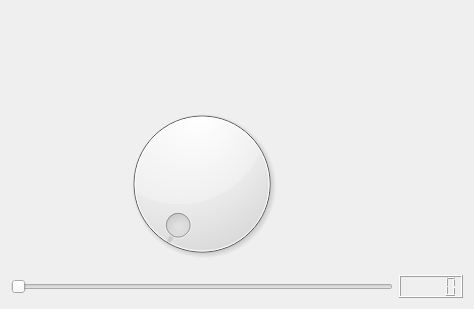
<?xml version="1.0" encoding="UTF-8"?>
<ui version="4.0">
 <class>CMakeQt</class>
 <widget class="QDialog" name="CMakeQt">
  <property name="geometry">
   <rect>
    <x>0</x>
    <y>0</y>
    <width>474</width>
    <height>309</height>
   </rect>
  </property>
  <property name="windowTitle">
   <string>CMakeQt</string>
  </property>
  <layout class="QGridLayout" name="gridLayout">
   <item row="4" column="1">
    <widget class="QLCDNumber" name="lcdNumber"/>
   </item>
   <item row="0" column="0" colspan="2">
    <widget class="QLabel" name="label">
     <property name="text">
      <string/>
     </property>
    </widget>
   </item>
   <item row="4" column="0">
    <widget class="QSlider" name="horizontalSlider">
     <property name="orientation">
      <enum>Qt::Horizontal</enum>
     </property>
    </widget>
   </item>
   <item row="1" column="0" rowspan="2">
    <widget class="QDial" name="dial"/>
   </item>
  </layout>
 </widget>
 <resources/>
 <connections/>
</ui>
